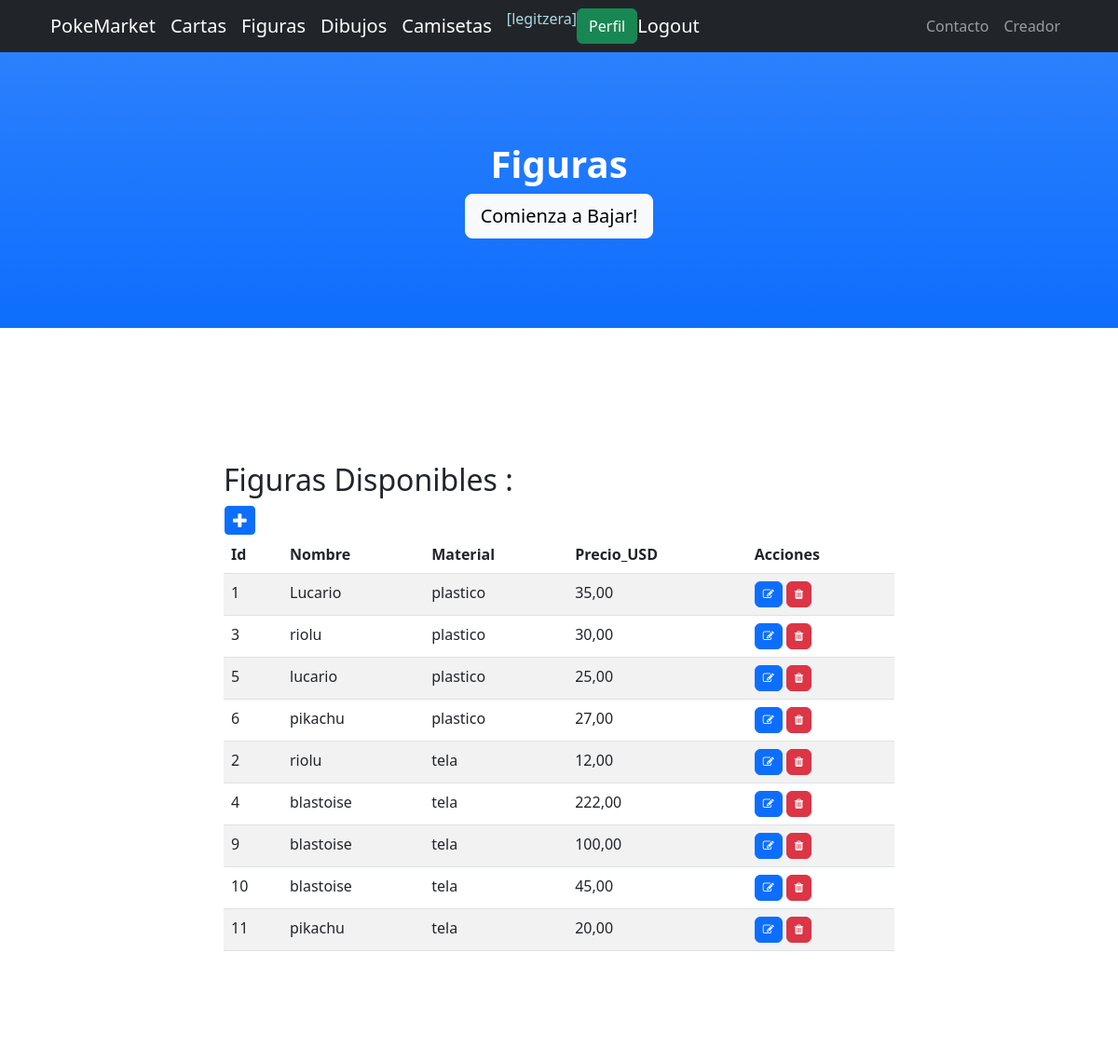
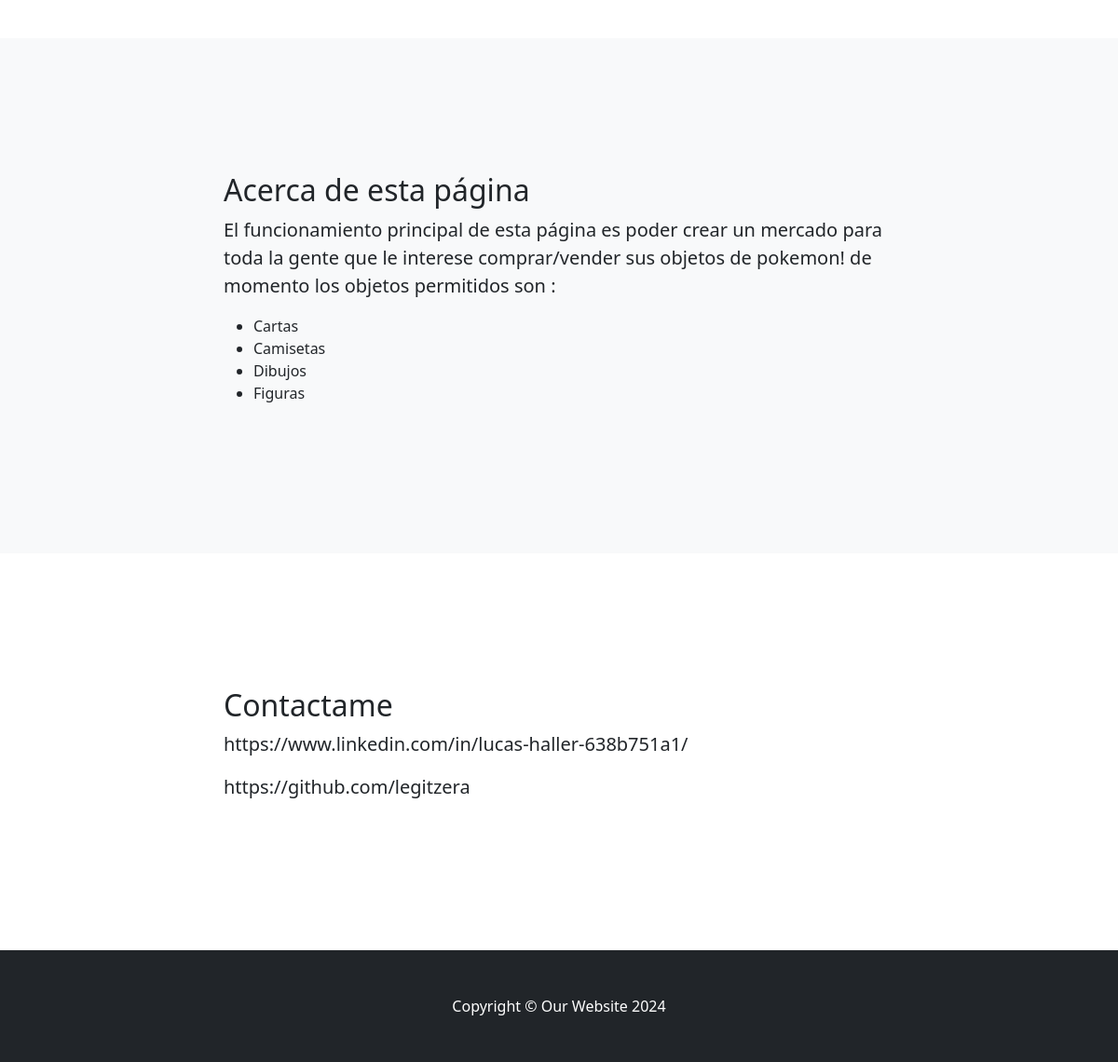
Screenshot of /figuras/ (signed in) with the database file from the repository (2 pictures, top to bottom).
### miapp/models.py (models this page shows, shortened)
class Figura(models.Model):
    nombre = models.CharField(max_length=100)
    material = models.CharField(max_length=100)
    precio_USD = models.DecimalField(max_digits=10, decimal_places=2, default=0)

### miapp/views.py (the view)
# urls.py: path('figuras/', figuras, name="figuras"),
@login_required
def figuras (request):
    contexto = {'figuras' : Figura.objects.all().order_by("material")}
    return render(request, "miapp/figuras.html", contexto)

### miapp/templates/miapp/figuras.html (shortened to what this page needs)
{% extends "miapp/index.html" %}
{% block titulo %}
 <h1 class="fw-bolder">Figuras</h1>
 <a class="btn btn-lg btn-light" href="#about">Comienza a Bajar!</a>
{% endblock titulo %}
{% block contenido %}
 <h2> Figuras Disponibles : </h2>
 <table>
    <tr>
        <td>
            <a
            href="{% url 'figura_create' %}"
            class="btn btn-primary btn-sm"
            ><i class="fa fa-plus fa-lg" title="Crear"></i>
            </a>
        </td>
     </table>
 <table class="table table-striped">
        <thead>
            <tr>
                <th> Id </th>
                <th> Nombre </th>
                <th> Material </th>
                <th> Precio_USD </th>
                <th> Acciones </th>
            </tr>
        </thead>
        <tbody>
        {% for f in figuras %}
            <tr>
                <td>{{ f.id }}</td>
                <td>{{ f.nombre }}</td>
                <td>{{ f.material }}</td>
                <td>{{ f.precio_USD }}</td>
                <td>
                    <a
                      href="{% url 'figura_update' f.id %}"
                      class="btn btn-primary"
                      style="--bs-btn-padding-y: .25rem; --bs-btn-padding-x: .5rem; --bs-btn-font-size: .75rem;"
                      ><i class="fa fa-edit fa-sm" title="Edit Record"></i>
                    </a>
                    <a
                      href="{% url 'figura_delete' f.id %}"
                      class="btn btn-danger"
                      style="--bs-btn-padding-y: .25rem; --bs-btn-padding-x: .5rem; --bs-btn-font-size: .75rem;"
                      ><i class="fa fa-trash fa-sm" title="Delete Record"></i>
                    </a>
                </td>
            </tr>
        {% endfor %}
        </tbody>
     </table>
{% endblock contenido %}

### miapp/templates/miapp/index.html (shortened to what this page needs)
<!DOCTYPE html>
<html lang="en">
    <head>
        {% load static %}
        <link href="{% static 'css/styles.css' %}" rel="stylesheet" />
        <link rel="stylesheet" href="https://cdnjs.cloudflare.com/ajax/libs/font-awesome/4.7.0/css/font-awesome.min.css">
    </head>
    <body id="page-top">
        <nav class="navbar navbar-expand-lg navbar-dark bg-dark fixed-top" id="mainNav">
            <div class="container px-4">
                <a class="navbar-brand" href="{% url 'home' %}">PokeMarket</a>
                {% if user.is_authenticated %}
                <a class="navbar-brand" href="{% url 'cartas' %}">Cartas</a>
                <a class="navbar-brand" href="{% url 'figuras' %}">Figuras</a>
                <a class="navbar-brand" href="{% url 'dibujos' %}">Dibujos</a>
                <a class="navbar-brand" href="{% url 'camisetas' %}">Camisetas</a>
                <p style="color:lightblue">[{{user.username}}]</p>
                <a class="btn btn-success" href="{% url 'perfil' %}">Perfil</a>
                <a class="navbar-brand" href="{% url 'logout' %}">Logout</a>
                {% else %}
                <a class="btn btn-primary" href="{% url 'login' %}">Login</a>
                <a class="btn btn-success" href="{% url 'registrar' %}">Registrarse</a>
                {% endif %}
                <div class="collapse navbar-collapse" id="navbarResponsive">
                    <ul class="navbar-nav ms-auto">
                        <li class="nav-item"><a class="nav-link" href="#contact">Contacto</a></li>
                        <li class="nav-item"><a class="nav-link" href="{% url 'creador' %}">Creador</a></li>
                    </ul>
                </div>
            </div>
        </nav>
        <header class="bg-primary bg-gradient text-white">
            <div class="container px-4 text-center">
        {% block titulo %}{% endblock titulo %}
            </div>
        </header>
        <section id="about">
            <div class="container px-4">
                <div class="row gx-4 justify-content-center">
                    <div class="col-lg-8">
                        {% block contenido %}
                        {% endblock contenido %}
                    </div>
                </div>
            </div>
        </section>
        <section class="bg-light" id="services">
            <div class="container px-4">
                <div class="row gx-4 justify-content-center">
                    <div class="col-lg-8">
                        <h2>Acerca de esta página</h2>
                        <p class="lead">El funcionamiento principal de esta página es poder crear un mercado para toda la gente que le interese comprar/vender sus objetos de pokemon! de momento los objetos permitidos son :</p>
                        <ul>
                            <li>Cartas</li>
                            <li>Camisetas</li>
                            <li>Dibujos</li>
                            <li>Figuras</li>
                        </ul>
                    </div>
                </div>
            </div>
        </section>
        <section id="contact">
            <div class="container px-4">
                <div class="row gx-4 justify-content-center">
                    <div class="col-lg-8">
                        <h2>Contactame</h2>
                        <p class="lead">https://www.linkedin.com/in/lucas-haller-638b751a1/
                        </p>
                        <p class="lead"> https://github.com/legitzera
                        </p>
                    </div>
                </div>
            </div>
        </section>
        <footer class="py-5 bg-dark">
            <div class="container px-4"><p class="m-0 text-center text-white">Copyright &copy; Our Website 2024</p></div>
        </footer>
    </body>
</html>

### rows the page displays
Figura: id "1", nombre "Lucario", material "plastico", precio_USD "35,00"
Figura: id "3", nombre "riolu", material "plastico", precio_USD "30,00"
Figura: id "5", nombre "lucario", material "plastico", precio_USD "25,00"
Figura: id "6", nombre "pikachu", material "plastico", precio_USD "27,00"
Figura: id "2", nombre "riolu", material "tela", precio_USD "12,00"
Figura: id "4", nombre "blastoise", material "tela", precio_USD "222,00"
Figura: id "9", nombre "blastoise", material "tela", precio_USD "100,00"
Figura: id "10", nombre "blastoise", material "tela", precio_USD "45,00"
Figura: id "11", nombre "pikachu", material "tela", precio_USD "20,00"

### other values shown
{{ user.username }} "legitzera"
